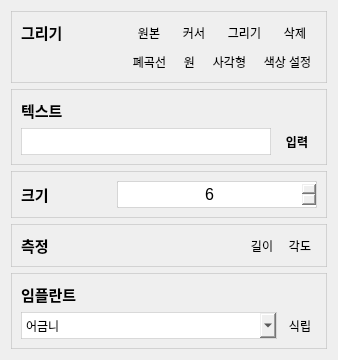
       <widget class="QWidget" name="tab_2">
        <attribute name="title">
         <string>그리기</string>
        </attribute>
        <layout class="QGridLayout" name="gridLayout_5">
         <item row="2" column="1" colspan="2">
          <widget class="QFrame" name="frame_2">
           <property name="styleSheet">
            <string notr="true">QFrame { border: 1px solid rgba(190, 190, 190, 150); }</string>
           </property>
           <property name="frameShape">
            <enum>QFrame::StyledPanel</enum>
           </property>
           <property name="frameShadow">
            <enum>QFrame::Raised</enum>
           </property>
           <layout class="QGridLayout" name="gridLayout_3">
            <item row="0" column="0">
             <widget class="QLabel" name="label_8">
              <property name="minimumSize">
               <size>
                <width>60</width>
                <height>0</height>
               </size>
              </property>
              <property name="maximumSize">
               <size>
                <width>60</width>
                <height>16777215</height>
               </size>
              </property>
              <property name="font">
               <font>
                <pointsize>11</pointsize>
                <bold>true</bold>
               </font>
              </property>
              <property name="styleSheet">
               <string notr="true">border: 0px;</string>
              </property>
              <property name="text">
               <string>크기</string>
              </property>
              <property name="alignment">
               <set>Qt::AlignLeading|Qt::AlignLeft|Qt::AlignVCenter</set>
              </property>
             </widget>
            </item>
            <item row="0" column="3">
             <layout class="QHBoxLayout" name="horizontalLayout">
              <item>
               <widget class="QSpinBox" name="Thickness">
                <property name="minimumSize">
                 <size>
                  <width>0</width>
                  <height>27</height>
                 </size>
                </property>
                <property name="font">
                 <font>
                  <pointsize>12</pointsize>
                  <italic>false</italic>
                  <bold>false</bold>
                 </font>
                </property>
                <property name="styleSheet">
                 <string notr="true">QSpinBox
{
border : 1px solid rgba(190, 190, 190, 150);
border-radius: 1px;
}</string>
                </property>
                <property name="alignment">
                 <set>Qt::AlignCenter</set>
                </property>
                <property name="value">
                 <number>6</number>
                </property>
               </widget>
              </item>
             </layout>
            </item>
            <item row="0" column="1">
             <spacer name="horizontalSpacer">
              <property name="orientation">
               <enum>Qt::Horizontal</enum>
              </property>
              <property name="sizeType">
               <enum>QSizePolicy::Fixed</enum>
              </property>
              <property name="sizeHint" stdset="0">
               <size>
                <width>30</width>
                <height>20</height>
               </size>
              </property>
             </spacer>
            </item>
           </layout>
          </widget>
         </item>
         <item row="4" column="1" colspan="2">
          <widget class="QFrame" name="frame_5">
           <property name="styleSheet">
            <string notr="true">QFrame { border: 1px solid rgba(190, 190, 190, 150); }</string>
           </property>
           <property name="frameShape">
            <enum>QFrame::StyledPanel</enum>
           </property>
           <property name="frameShadow">
            <enum>QFrame::Raised</enum>
           </property>
           <layout class="QGridLayout" name="gridLayout_6">
            <item row="1" column="2">
             <layout class="QHBoxLayout" name="horizontalLayout_4">
              <property name="spacing">
               <number>4</number>
              </property>
              <item>
               <widget class="QToolButton" name="LengthMeasurement">
                <property name="styleSheet">
                 <string notr="true">background-color: qlineargradient(spread:pad, x1:0.0, y1:0.0, x2:1, 
y2:1, stop:0 rgba(150, 150, 150, 50), stop:1 rgba(90, 90, 90, 100));
selection-color: black;
border-width: 1px;
border-style: solid gray;
</string>
                </property>
                <property name="text">
                 <string>길이</string>
                </property>
                <property name="icon">
                 <iconset resource="resource.qrc">
                  <normaloff>:/Icon/Icon/length.png</normaloff>:/Icon/Icon/length.png</iconset>
                </property>
                <property name="iconSize">
                 <size>
                  <width>35</width>
                  <height>35</height>
                 </size>
                </property>
               </widget>
              </item>
              <item>
               <widget class="QToolButton" name="Angle">
                <property name="styleSheet">
                 <string notr="true">background-color: qlineargradient(spread:pad, x1:0.0, y1:0.0, x2:1, 
y2:1, stop:0 rgba(150, 150, 150, 50), stop:1 rgba(90, 90, 90, 100));
selection-color: black;
border-width: 1px;
border-style: solid gray;
</string>
                </property>
                <property name="text">
                 <string>각도</string>
                </property>
                <property name="icon">
                 <iconset resource="resource.qrc">
                  <normaloff>:/Icon/Icon/angle.png</normaloff>:/Icon/Icon/angle.png</iconset>
                </property>
                <property name="iconSize">
                 <size>
                  <width>35</width>
                  <height>35</height>
                 </size>
                </property>
               </widget>
              </item>
             </layout>
            </item>
            <item row="1" column="0">
             <widget class="QLabel" name="label_9">
              <property name="minimumSize">
               <size>
                <width>60</width>
                <height>0</height>
               </size>
              </property>
              <property name="maximumSize">
               <size>
                <width>60</width>
                <height>16777215</height>
               </size>
              </property>
              <property name="font">
               <font>
                <pointsize>11</pointsize>
                <bold>true</bold>
               </font>
              </property>
              <property name="styleSheet">
               <string notr="true">border: 0px;</string>
              </property>
              <property name="text">
               <string>측정</string>
              </property>
             </widget>
            </item>
            <item row="1" column="1">
             <spacer name="horizontalSpacer_2">
              <property name="orientation">
               <enum>Qt::Horizontal</enum>
              </property>
              <property name="sizeHint" stdset="0">
               <size>
                <width>40</width>
                <height>20</height>
               </size>
              </property>
             </spacer>
            </item>
           </layout>
          </widget>
         </item>
         <item row="0" column="1" colspan="2">
          <widget class="QFrame" name="frame_7">
           <property name="styleSheet">
            <string notr="true">QFrame { border: 1px solid rgba(190, 190, 190, 150); }</string>
           </property>
           <property name="frameShape">
            <enum>QFrame::StyledPanel</enum>
           </property>
           <property name="frameShadow">
            <enum>QFrame::Raised</enum>
           </property>
           <layout class="QGridLayout" name="gridLayout_12">
            <property name="spacing">
             <number>6</number>
            </property>
            <item row="1" column="2">
             <layout class="QHBoxLayout" name="horizontalLayout_3">
              <item>
               <widget class="QToolButton" name="Freehand">
                <property name="styleSheet">
                 <string notr="true">background-color: qlineargradient(spread:pad, x1:0.0, y1:0.0, x2:1, 
y2:1, stop:0 rgba(150, 150, 150, 50), stop:1 rgba(90, 90, 90, 100));
selection-color: black;
border-width: 1px;
border-style: solid gray;
</string>
                </property>
                <property name="text">
                 <string>폐곡선</string>
                </property>
                <property name="icon">
                 <iconset resource="resource.qrc">
                  <normaloff>:/Icon/Icon/freehand.png</normaloff>:/Icon/Icon/freehand.png</iconset>
                </property>
                <property name="iconSize">
                 <size>
                  <width>35</width>
                  <height>35</height>
                 </size>
                </property>
               </widget>
              </item>
              <item>
               <widget class="QToolButton" name="Ellipse">
                <property name="styleSheet">
                 <string notr="true">background-color: qlineargradient(spread:pad, x1:0.0, y1:0.0, x2:1, 
y2:1, stop:0 rgba(150, 150, 150, 50), stop:1 rgba(90, 90, 90, 100));
selection-color: black;
border-width: 1px;
border-style: solid gray;
</string>
                </property>
                <property name="text">
                 <string>원</string>
                </property>
                <property name="icon">
                 <iconset resource="resource.qrc">
                  <normaloff>:/Icon/Icon/ellipse.png</normaloff>:/Icon/Icon/ellipse.png</iconset>
                </property>
                <property name="iconSize">
                 <size>
                  <width>35</width>
                  <height>35</height>
                 </size>
                </property>
               </widget>
              </item>
              <item>
               <widget class="QToolButton" name="Rectangle">
                <property name="styleSheet">
                 <string notr="true">background-color: qlineargradient(spread:pad, x1:0.0, y1:0.0, x2:1, 
y2:1, stop:0 rgba(150, 150, 150, 50), stop:1 rgba(90, 90, 90, 100));
selection-color: black;
border-width: 1px;
border-style: solid gray;
</string>
                </property>
                <property name="text">
                 <string>사각형</string>
                </property>
                <property name="icon">
                 <iconset resource="resource.qrc">
                  <normaloff>:/Icon/Icon/rectangle.png</normaloff>:/Icon/Icon/rectangle.png</iconset>
                </property>
                <property name="iconSize">
                 <size>
                  <width>35</width>
                  <height>35</height>
                 </size>
                </property>
               </widget>
              </item>
              <item>
               <widget class="QToolButton" name="Brush">
                <property name="styleSheet">
                 <string notr="true">background-color: qlineargradient(spread:pad, x1:0.0, y1:0.0, x2:1, 
y2:1, stop:0 rgba(150, 150, 150, 50), stop:1 rgba(90, 90, 90, 100));
selection-color: black;
border-width: 1px;
border-style: solid gray;
</string>
                </property>
                <property name="text">
                 <string>색상 설정</string>
                </property>
                <property name="icon">
                 <iconset resource="resource.qrc">
                  <normaloff>:/Icon/Icon/color.png</normaloff>:/Icon/Icon/color.png</iconset>
                </property>
                <property name="iconSize">
                 <size>
                  <width>35</width>
                  <height>35</height>
                 </size>
                </property>
               </widget>
              </item>
             </layout>
            </item>
            <item row="0" column="0">
             <widget class="QLabel" name="label_12">
              <property name="minimumSize">
               <size>
                <width>60</width>
                <height>0</height>
               </size>
              </property>
              <property name="maximumSize">
               <size>
                <width>60</width>
                <height>16777215</height>
               </size>
              </property>
              <property name="font">
               <font>
                <pointsize>11</pointsize>
                <bold>true</bold>
               </font>
              </property>
              <property name="styleSheet">
               <string notr="true">border: 0px;</string>
              </property>
              <property name="text">
               <string>그리기</string>
              </property>
             </widget>
            </item>
            <item row="0" column="2">
             <layout class="QHBoxLayout" name="horizontalLayout_2">
              <item>
               <widget class="QToolButton" name="OrigImage2">
                <property name="styleSheet">
                 <string notr="true">background-color: qlineargradient(spread:pad, x1:0.0, y1:0.0, x2:1, 
y2:1, stop:0 rgba(150, 150, 150, 50), stop:1 rgba(90, 90, 90, 100));
selection-color: black;
border-width: 1px;
border-style: solid gray;
</string>
                </property>
                <property name="text">
                 <string>원본</string>
                </property>
                <property name="icon">
                 <iconset resource="resource.qrc">
                  <normaloff>:/Icon/Icon/reset.png</normaloff>:/Icon/Icon/reset.png</iconset>
                </property>
                <property name="iconSize">
                 <size>
                  <width>35</width>
                  <height>35</height>
                 </size>
                </property>
               </widget>
              </item>
              <item>
               <widget class="QToolButton" name="Cursor">
                <property name="styleSheet">
                 <string notr="true">background-color: qlineargradient(spread:pad, x1:0.0, y1:0.0, x2:1, 
y2:1, stop:0 rgba(150, 150, 150, 50), stop:1 rgba(90, 90, 90, 100));
selection-color: black;
border-width: 1px;
border-style: solid gray;
</string>
                </property>
                <property name="text">
                 <string>커서</string>
                </property>
                <property name="icon">
                 <iconset resource="resource.qrc">
                  <normaloff>:/Icon/Icon/cursor.png</normaloff>:/Icon/Icon/cursor.png</iconset>
                </property>
                <property name="iconSize">
                 <size>
                  <width>35</width>
                  <height>35</height>
                 </size>
                </property>
                <property name="shortcut">
                 <string>Ctrl+`</string>
                </property>
               </widget>
              </item>
              <item>
               <widget class="QToolButton" name="Lines">
                <property name="styleSheet">
                 <string notr="true">background-color: qlineargradient(spread:pad, x1:0.0, y1:0.0, x2:1, 
y2:1, stop:0 rgba(150, 150, 150, 50), stop:1 rgba(90, 90, 90, 100));
selection-color: black;
border-width: 1px;
border-style: solid gray;
</string>
                </property>
                <property name="text">
                 <string>그리기</string>
                </property>
                <property name="icon">
                 <iconset resource="resource.qrc">
                  <normaloff>:/Icon/Icon/brush.png</normaloff>:/Icon/Icon/brush.png</iconset>
                </property>
                <property name="iconSize">
                 <size>
                  <width>35</width>
                  <height>35</height>
                 </size>
                </property>
               </widget>
              </item>
              <item>
               <widget class="QToolButton" name="Delete">
                <property name="styleSheet">
                 <string notr="true">background-color: qlineargradient(spread:pad, x1:0.0, y1:0.0, x2:1, 
y2:1, stop:0 rgba(150, 150, 150, 50), stop:1 rgba(90, 90, 90, 100));
selection-color: black;
border-width: 1px;
border-style: solid gray;
</string>
                </property>
                <property name="text">
                 <string>삭제</string>
                </property>
                <property name="icon">
                 <iconset resource="resource.qrc">
                  <normaloff>:/Icon/Icon/delete.png</normaloff>:/Icon/Icon/delete.png</iconset>
                </property>
                <property name="iconSize">
                 <size>
                  <width>35</width>
                  <height>35</height>
                 </size>
                </property>
                <property name="shortcut">
                 <string>Del</string>
                </property>
               </widget>
              </item>
             </layout>
            </item>
            <item row="0" column="1">
             <spacer name="horizontalSpacer_3">
              <property name="orientation">
               <enum>Qt::Horizontal</enum>
              </property>
              <property name="sizeHint" stdset="0">
               <size>
                <width>40</width>
                <height>20</height>
               </size>
              </property>
             </spacer>
            </item>
           </layout>
          </widget>
         </item>
         <item row="5" column="1" colspan="2">
          <widget class="QFrame" name="frame_6">
           <property name="styleSheet">
            <string notr="true">QFrame { border: 1px solid rgba(190, 190, 190, 150); }</string>
           </property>
           <property name="frameShape">
            <enum>QFrame::StyledPanel</enum>
           </property>
           <property name="frameShadow">
            <enum>QFrame::Raised</enum>
           </property>
           <layout class="QGridLayout" name="gridLayout_7">
            <item row="0" column="0">
             <widget class="QLabel" name="label_11">
              <property name="minimumSize">
               <size>
                <width>60</width>
                <height>0</height>
               </size>
              </property>
              <property name="maximumSize">
               <size>
                <width>60</width>
                <height>16777215</height>
               </size>
              </property>
              <property name="font">
               <font>
                <pointsize>11</pointsize>
                <bold>true</bold>
               </font>
              </property>
              <property name="styleSheet">
               <string notr="true">border: 0px;</string>
              </property>
              <property name="text">
               <string>임플란트</string>
              </property>
             </widget>
            </item>
            <item row="1" column="2">
             <widget class="QToolButton" name="Implant">
              <property name="styleSheet">
               <string notr="true">background-color: qlineargradient(spread:pad, x1:0.0, y1:0.0, x2:1, 
y2:1, stop:0 rgba(150, 150, 150, 50), stop:1 rgba(90, 90, 90, 100));
selection-color: black;
border-width: 1px;
border-style: solid gray;
</string>
              </property>
              <property name="text">
               <string>식립</string>
              </property>
              <property name="icon">
               <iconset resource="resource.qrc">
                <normaloff>:/Icon/Icon/Implant.png</normaloff>:/Icon/Icon/Implant.png</iconset>
              </property>
              <property name="iconSize">
               <size>
                <width>35</width>
                <height>35</height>
               </size>
              </property>
             </widget>
            </item>
            <item row="1" column="0" colspan="2">
             <widget class="QComboBox" name="ImplantcomboBox">
              <property name="minimumSize">
               <size>
                <width>0</width>
                <height>27</height>
               </size>
              </property>
              <property name="styleSheet">
               <string notr="true">QComboBox
{
border : 1px solid rgba(190, 190, 190, 150);
border-radius: 0px;
}</string>
              </property>
              <item>
               <property name="text">
                <string>어금니</string>
               </property>
              </item>
              <item>
               <property name="text">
                <string>앞니</string>
               </property>
              </item>
             </widget>
            </item>
            <item row="0" column="1" colspan="2">
             <spacer name="horizontalSpacer_4">
              <property name="orientation">
               <enum>Qt::Horizontal</enum>
              </property>
              <property name="sizeHint" stdset="0">
               <size>
                <width>40</width>
                <height>20</height>
               </size>
              </property>
             </spacer>
            </item>
           </layout>
          </widget>
         </item>
         <item row="1" column="1" colspan="2">
          <widget class="QFrame" name="frame_4">
           <property name="styleSheet">
            <string notr="true">QFrame { border: 1px solid rgba(190, 190, 190, 150); }</string>
           </property>
           <property name="frameShape">
            <enum>QFrame::StyledPanel</enum>
           </property>
           <property name="frameShadow">
            <enum>QFrame::Raised</enum>
           </property>
           <layout class="QGridLayout" name="gridLayout_4">
            <item row="3" column="3">
             <widget class="QToolButton" name="TextBox">
              <property name="minimumSize">
               <size>
                <width>40</width>
                <height>25</height>
               </size>
              </property>
              <property name="font">
               <font>
                <bold>true</bold>
               </font>
              </property>
              <property name="styleSheet">
               <string notr="true">background-color: qlineargradient(spread:pad, x1:0.0, y1:0.0, x2:1, 
y2:1, stop:0 rgba(150, 150, 150, 50), stop:1 rgba(90, 90, 90, 100));
selection-color: black;
border-style: solid gray;
border-radius: 3px;
</string>
              </property>
              <property name="text">
               <string>입력</string>
              </property>
              <property name="iconSize">
               <size>
                <width>40</width>
                <height>35</height>
               </size>
              </property>
             </widget>
            </item>
            <item row="3" column="1" colspan="2">
             <widget class="QLineEdit" name="lineEdit">
              <property name="minimumSize">
               <size>
                <width>0</width>
                <height>27</height>
               </size>
              </property>
              <property name="toolTip">
               <string/>
              </property>
              <property name="styleSheet">
               <string notr="true">border: 1px solid rgba(190, 190, 190, 150);
border-radius: 0px;</string>
              </property>
              <property name="text">
               <string/>
              </property>
              <property name="placeholderText">
               <string notr="true"/>
              </property>
             </widget>
            </item>
            <item row="2" column="1">
             <widget class="QLabel" name="label_10">
              <property name="minimumSize">
               <size>
                <width>60</width>
                <height>0</height>
               </size>
              </property>
              <property name="maximumSize">
               <size>
                <width>50</width>
                <height>16777215</height>
               </size>
              </property>
              <property name="font">
               <font>
                <pointsize>11</pointsize>
                <bold>true</bold>
               </font>
              </property>
              <property name="styleSheet">
               <string notr="true">border: 0px;</string>
              </property>
              <property name="text">
               <string>텍스트</string>
              </property>
              <property name="alignment">
               <set>Qt::AlignLeading|Qt::AlignLeft|Qt::AlignVCenter</set>
              </property>
             </widget>
            </item>
           </layout>
          </widget>
         </item>
        </layout>
       </widget>
